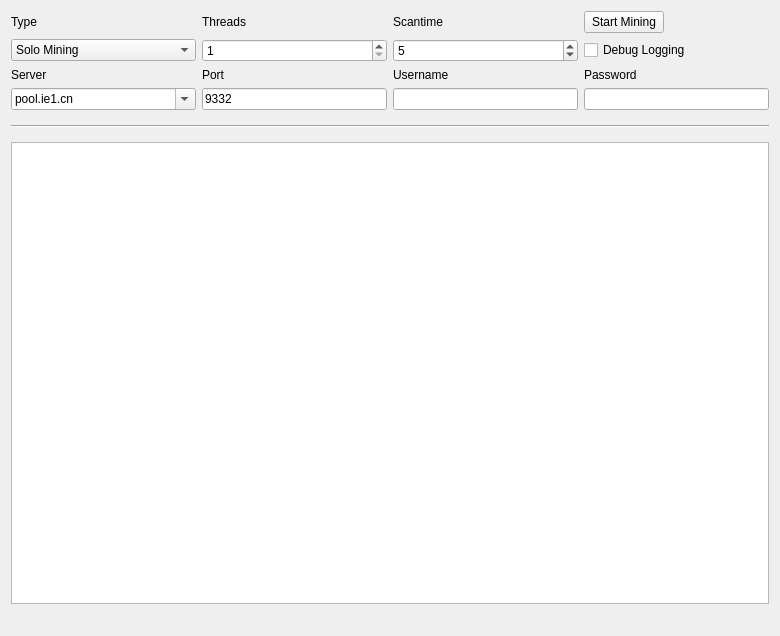
<?xml version="1.0" encoding="UTF-8"?>
<ui version="4.0">
 <class>MiningPage</class>
 <widget class="QWidget" name="MiningPage">
  <property name="geometry">
   <rect>
    <x>0</x>
    <y>0</y>
    <width>780</width>
    <height>636</height>
   </rect>
  </property>
  <property name="windowTitle">
   <string>Mining</string>
  </property>
  <layout class="QGridLayout" name="gridLayout">
   <property name="sizeConstraint">
    <enum>QLayout::SetMaximumSize</enum>
   </property>
   <item row="8" column="2">
    <widget class="QLineEdit" name="portLine">
     <property name="enabled">
      <bool>true</bool>
     </property>
     <property name="text">
      <string>9332</string>
     </property>
     <property name="value" stdset="0">
      <number>8337</number>
     </property>
    </widget>
   </item>
   <item row="4" column="3">
    <widget class="QSpinBox" name="scantimeBox">
     <property name="enabled">
      <bool>true</bool>
     </property>
     <property name="minimum">
      <number>1</number>
     </property>
     <property name="value">
      <number>5</number>
     </property>
    </widget>
   </item>
   <item row="4" column="4">
    <widget class="QCheckBox" name="debugCheckBox">
     <property name="text">
      <string>Debug Logging</string>
     </property>
    </widget>
   </item>
   <item row="3" column="3">
    <widget class="QLabel" name="scantimeLabel">
     <property name="enabled">
      <bool>true</bool>
     </property>
     <property name="layoutDirection">
      <enum>Qt::LeftToRight</enum>
     </property>
     <property name="text">
      <string>Scantime</string>
     </property>
    </widget>
   </item>
   <item row="16" column="1" colspan="2">
    <widget class="QLabel" name="shareCount">
     <property name="font">
      <font>
       <pointsize>10</pointsize>
       <weight>75</weight>
       <bold>true</bold>
      </font>
     </property>
     <property name="text">
      <string/>
     </property>
    </widget>
   </item>
   <item row="16" column="3" colspan="2">
    <widget class="QLabel" name="mineSpeedLabel">
     <property name="sizePolicy">
      <sizepolicy hsizetype="Preferred" vsizetype="Preferred">
       <horstretch>0</horstretch>
       <verstretch>0</verstretch>
      </sizepolicy>
     </property>
     <property name="font">
      <font>
       <pointsize>10</pointsize>
       <weight>75</weight>
       <bold>true</bold>
      </font>
     </property>
     <property name="text">
      <string/>
     </property>
     <property name="alignment">
      <set>Qt::AlignRight|Qt::AlignTrailing|Qt::AlignVCenter</set>
     </property>
    </widget>
   </item>
   <item row="10" column="1" colspan="4">
    <widget class="Line" name="line">
     <property name="sizePolicy">
      <sizepolicy hsizetype="Minimum" vsizetype="Fixed">
       <horstretch>0</horstretch>
       <verstretch>0</verstretch>
      </sizepolicy>
     </property>
     <property name="minimumSize">
      <size>
       <width>0</width>
       <height>20</height>
      </size>
     </property>
     <property name="orientation">
      <enum>Qt::Horizontal</enum>
     </property>
    </widget>
   </item>
   <item row="8" column="1">
    <widget class="QComboBox" name="serverLine">
     <property name="enabled">
      <bool>true</bool>
     </property>
     <property name="sizePolicy">
      <sizepolicy hsizetype="Expanding" vsizetype="Fixed">
       <horstretch>0</horstretch>
       <verstretch>0</verstretch>
      </sizepolicy>
     </property>
     <property name="autoFillBackground">
      <bool>true</bool>
     </property>
     <property name="editable">
      <bool>true</bool>
     </property>
     <item>
      <property name="text">
       <string>pool.ie1.cn</string>
      </property>
     </item>
    </widget>
   </item>
   <item row="8" column="3">
    <widget class="QLineEdit" name="usernameLine">
     <property name="enabled">
      <bool>true</bool>
     </property>
     <property name="text">
      <string/>
     </property>
    </widget>
   </item>
   <item row="15" column="1" colspan="4">
    <widget class="QListWidget" name="list">
     <property name="autoScrollMargin">
      <number>100000</number>
     </property>
     <property name="dragDropMode">
      <enum>QAbstractItemView::DragOnly</enum>
     </property>
     <property name="selectionMode">
      <enum>QAbstractItemView::NoSelection</enum>
     </property>
     <property name="movement">
      <enum>QListView::Snap</enum>
     </property>
     <property name="batchSize">
      <number>10</number>
     </property>
    </widget>
   </item>
   <item row="3" column="2">
    <widget class="QLabel" name="threadsLabel">
     <property name="enabled">
      <bool>true</bool>
     </property>
     <property name="text">
      <string>Threads</string>
     </property>
    </widget>
   </item>
   <item row="3" column="1">
    <widget class="QLabel" name="typeLabel">
     <property name="text">
      <string>Type</string>
     </property>
    </widget>
   </item>
   <item row="6" column="4">
    <widget class="QLabel" name="passwordLabel">
     <property name="enabled">
      <bool>true</bool>
     </property>
     <property name="text">
      <string>Password</string>
     </property>
    </widget>
   </item>
   <item row="6" column="2">
    <widget class="QLabel" name="portLabel">
     <property name="enabled">
      <bool>true</bool>
     </property>
     <property name="text">
      <string>Port</string>
     </property>
    </widget>
   </item>
   <item row="4" column="2">
    <widget class="QSpinBox" name="threadsBox">
     <property name="enabled">
      <bool>true</bool>
     </property>
     <property name="minimum">
      <number>1</number>
     </property>
     <property name="value">
      <number>1</number>
     </property>
    </widget>
   </item>
   <item row="3" column="4">
    <widget class="QPushButton" name="startButton">
     <property name="sizePolicy">
      <sizepolicy hsizetype="Fixed" vsizetype="Fixed">
       <horstretch>0</horstretch>
       <verstretch>0</verstretch>
      </sizepolicy>
     </property>
     <property name="text">
      <string>Start Mining</string>
     </property>
    </widget>
   </item>
   <item row="6" column="1">
    <widget class="QLabel" name="serverLabel">
     <property name="enabled">
      <bool>true</bool>
     </property>
     <property name="text">
      <string>Server</string>
     </property>
    </widget>
   </item>
   <item row="6" column="3">
    <widget class="QLabel" name="usernameLabel">
     <property name="enabled">
      <bool>true</bool>
     </property>
     <property name="text">
      <string>Username</string>
     </property>
    </widget>
   </item>
   <item row="4" column="1">
    <widget class="QComboBox" name="typeBox">
     <property name="editable">
      <bool>false</bool>
     </property>
     <property name="currentIndex">
      <number>0</number>
     </property>
     <item>
      <property name="text">
       <string>Solo Mining</string>
      </property>
     </item>
     <item>
      <property name="text">
       <string>Pool Mining</string>
      </property>
     </item>
    </widget>
   </item>
   <item row="8" column="4">
    <widget class="QLineEdit" name="passwordLine">
     <property name="enabled">
      <bool>true</bool>
     </property>
    </widget>
   </item>
  </layout>
 </widget>
 <layoutdefault spacing="6" margin="11"/>
 <tabstops>
  <tabstop>startButton</tabstop>
  <tabstop>typeBox</tabstop>
  <tabstop>threadsBox</tabstop>
  <tabstop>scantimeBox</tabstop>
  <tabstop>portLine</tabstop>
  <tabstop>usernameLine</tabstop>
  <tabstop>passwordLine</tabstop>
  <tabstop>debugCheckBox</tabstop>
  <tabstop>list</tabstop>
 </tabstops>
 <resources/>
 <connections/>
</ui>
